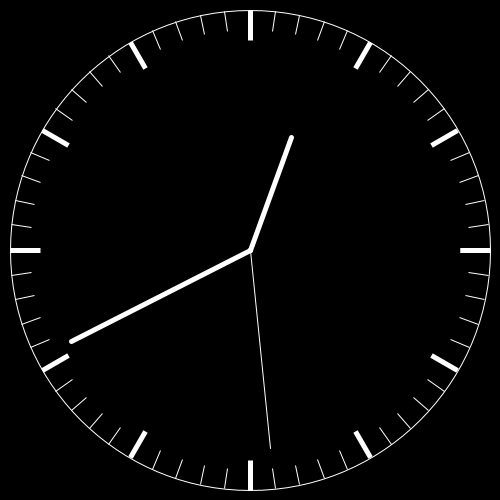
Frame 1 (no input)
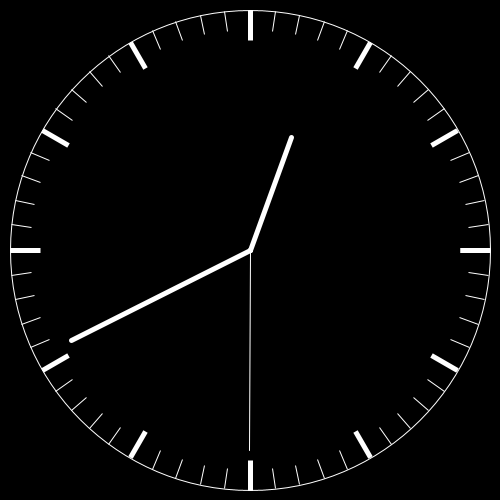
Frame 60 (the mouse pressed at the canvas centre just before this capture)
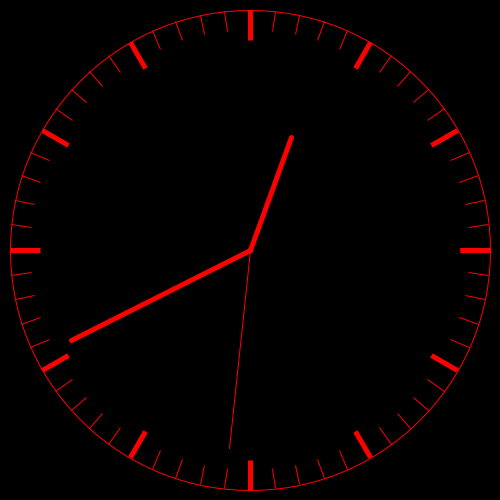
Frame 120 (the mouse held since frame 60 and released just before this capture)

The Processing sketch that drew these frames (run headless with seeded random() and noise(); from frame 60 on, the mouse is pressed at the canvas centre):

// Processing sketch: AnalogClock
// ── AnalogClock.pde
Clock clock;

void setup() {
  size(500, 500);
  clock = new Clock();
}

void draw() {
  background(0);
  clock.display();
}

void mousePressed() {
  clock.changeColor();
}
// ── Clock.pde
class Clock {
  int hours;
  int minutes;
  int seconds;
  float x;
  float y;
  float radius;
  color[] colors = {color(255), color(255, 0, 0), color(0, 255, 0), 
    color(0, 0, 255), color(255, 255, 0), color(255, 0, 255), 
    color(0, 255, 255)};
  int lenCol = 7;
  int colIdx = 0;
  color c;
  Clock() {
    update();
    x = width/2.0;
    y = width/2.0;
    radius = width/2.0-10;
    c = colors[colIdx];
  }
  void update() {
    hours = hour();
    minutes = minute();
    seconds = second();
  }
  void drawTicks(float sizeOfTick, float step, float strokeSize) {
    strokeWeight(strokeSize);
    strokeCap(SQUARE);
    for (float angle = 0.0; angle < 2*PI; angle += step) {
      float x1 = x + radius*cos(angle);
      float y1 = y + radius*sin(angle);
      float x2 = x + (radius-sizeOfTick)*cos(angle);
      float y2 = y + (radius-sizeOfTick)*sin(angle);
      //fill(255, 0, 0);
      //ellipse(x1, y1, 10, 10);
      line(x1, y1, x2, y2);
    }
  }
  void ticks() {
    float smallTick = 20;
    float bigTick = 30;
    drawTicks(smallTick, 2*PI/60.0, 1);
    drawTicks(bigTick, 2*PI/12.0, 5);
  }
  void drawHelper(float size, float angle, float strokeSize) {
    strokeCap(ROUND);
    strokeWeight(strokeSize);
    line(x, y, x+size*cos(angle-PI/2.0), y+size*sin(angle-PI/2.0));
  }
  void drawHour() {
    float sizeOfHour = radius/2.0;
    //hours %= 12;
    float offset = (2*PI/12.0)*(minutes/60.0);
    float angle = (2*PI/12.0) * hours + offset;
    //println("angle " + angle);
    drawHelper(sizeOfHour, angle, 5);
  }
  void drawMin() {
    float sizeOfMin = radius-40;
    float offSet = (2*PI/60.0) * (seconds/60.0); 
    float angle = (2*PI/60.0) * minutes + offSet;
    drawHelper(sizeOfMin, angle, 5);
  }
  void drawSec() {
    float sizeOfSec = radius-40;
    float angle = 2*PI/60.0 * seconds;
    drawHelper(sizeOfSec, angle, 1);
  }
  void display() {
    update();
    stroke(c);
    noFill();
    ellipse(x, y, 2*radius, 2*radius);
    fill(c);
    ellipse(x, y, 4, 4);
    ticks();
    //print();
    drawHour();
    drawMin();
    drawSec();
    //line(0, height/2.0, width, height/2.0);
    //line(width/2.0, 0, width/2.0, height);
  }
  void changeColor() {
    colIdx += 1;
    colIdx %= lenCol;
    c = colors[colIdx];
  }
  void print() {
    println(hours, minutes, seconds);
  }
}
